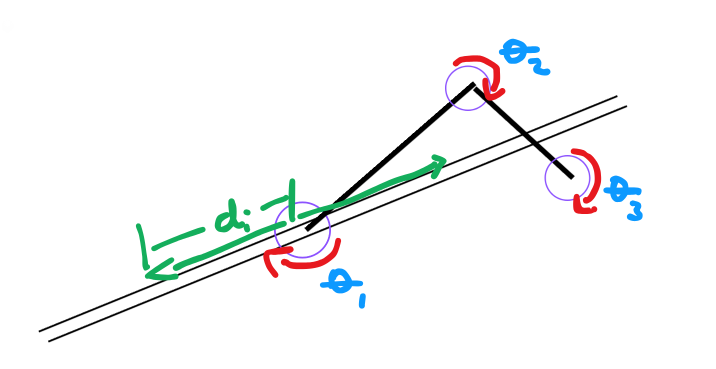
#> input picture modifyscara.png, 1431 x 737 px (shown at 1/2 size)
$ python stretch.py
#> lines starting #> are read from the running program, lines starting #| are printed output that depends on the picture
import cv2

# Load the image
image = cv2.imread('modifyscara.png')
#> image is the input picture: shape (737, 1431, 3); mean B, G, R 247.1, 247, 245.6

# Get original dimensions
height, width = image.shape[:2]
#> height = 737; width = 1431

# Define stretch factor (e.g., 2.0 = double the width)
stretch_factor = 2.0

# Calculate new dimensions
new_width = int(width * stretch_factor)
#> new_width = 2862
new_height = height  # Keep height the same
#> new_height = 737

# Resize (stretch) the image
stretched = cv2.resize(image, (new_width, new_height), interpolation=cv2.INTER_LINEAR)
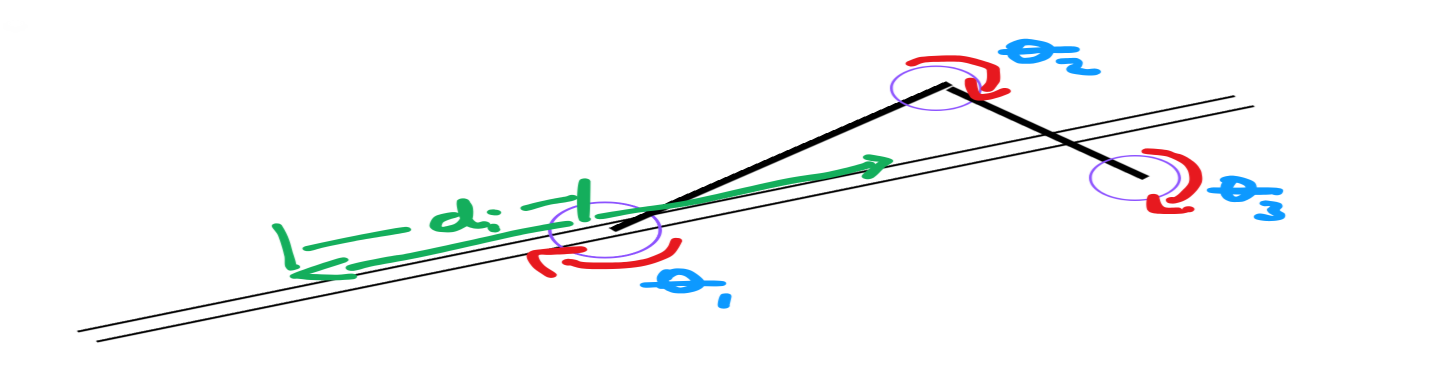
#> stretched: shape (737, 2862, 3) (shown at 1/2 size); mean B, G, R 247.1, 247, 245.6

# Save or display
cv2.imwrite('output.jpg', stretched)
cv2.imshow('Stretched Image', stretched)
cv2.waitKey(0)
cv2.destroyAllWindows()
